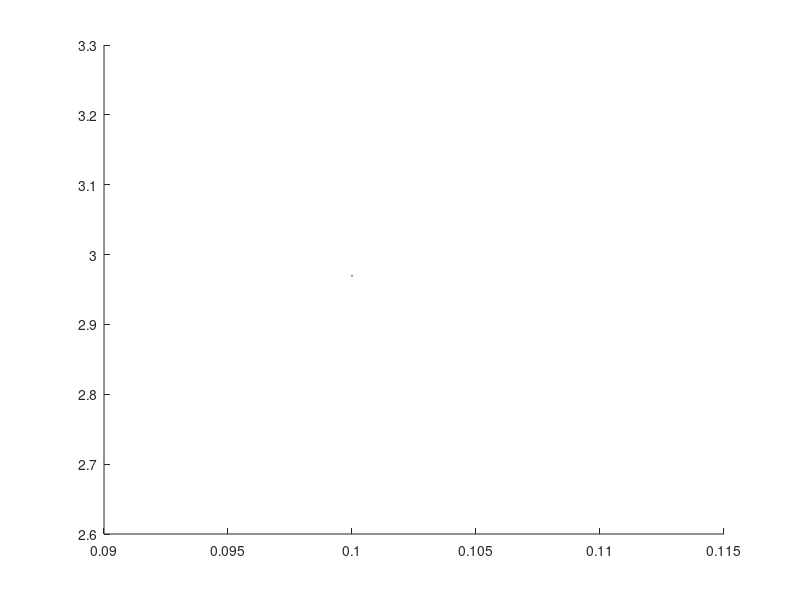

Source code (MATLAB): (Note: this script raises an error after producing the figure.)
close all
clear all

%<<<<<<< HEAD
E_range = [2 4]; 
%=======
E_range = [0.1 2]; 
%>>>>>>> 0c67f89afd04bff2c077f11e18888ae4b7921e13

E_vals = logspace(log10(E_range(1)), log10(E_range(2)), 5);

% potential parameters
sigma = 1;
eps = 1;

b_points = 100;
bvals = linspace(0, sigma*3, b_points);
bvals = bvals(2:end-1);

f1 = figure(1);
f2 = figure(2);

for E=E_vals
    theta = zeros(1, b_points-2);
    
    for i=1:length(bvals)
       theta(i) = scatter(E, bvals(i), sigma, eps); 
    end
    [b_temp grad] = num_grad(bvals, theta);
    offset = (length(bvals)-length(grad)) / 2;
    cross_section = b_temp ./ ...
                    sin(theta(1+offset:end-offset)) .* ...
                    abs(grad);
                
    figure(1)
    plot(bvals, theta)
    hold on
    figure(2)
    plot(b_temp, cross_section)
    hold on
    
    
end
figure(1)
lh1 = legend(num2str(E_vals(1)), num2str(E_vals(2)), ...
             num2str(E_vals(3)),num2str(E_vals(4)), ...
             num2str(E_vals(5)));
xlabel('Impact parameter b', 'FontSize', 20)
ylabel('Scattering angle (radians)', 'FontSize', 20)

set(lh1, 'FontSize', 16, 'Location', 'best')
set(gca, 'FontSize', 16)

figure(2)
lh2 = legend(num2str(E_vals(1)), num2str(E_vals(2)), ...
             num2str(E_vals(3)),num2str(E_vals(4)), ...
             num2str(E_vals(5)));
   
xlabel('Impact parameter b', 'FontSize', 20)
ylabel('Cross section area', 'FontSize', 20)

set(lh2, 'FontSize', 16, 'Location', 'best')
set(gca, 'FontSize', 16)

saveas(f1, ['figs/da' '.eps'], 'epsc')
saveas(f2, ['figs/ca' '.eps'], 'epsc')

